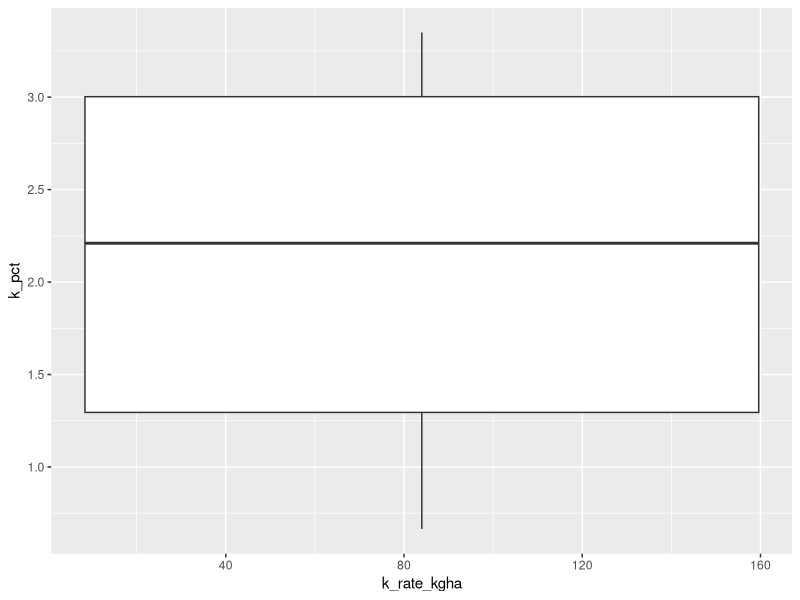
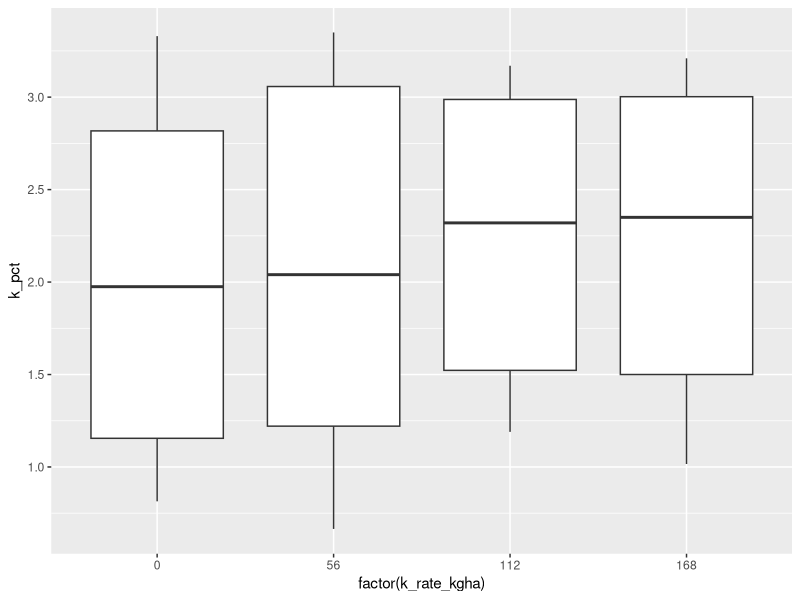
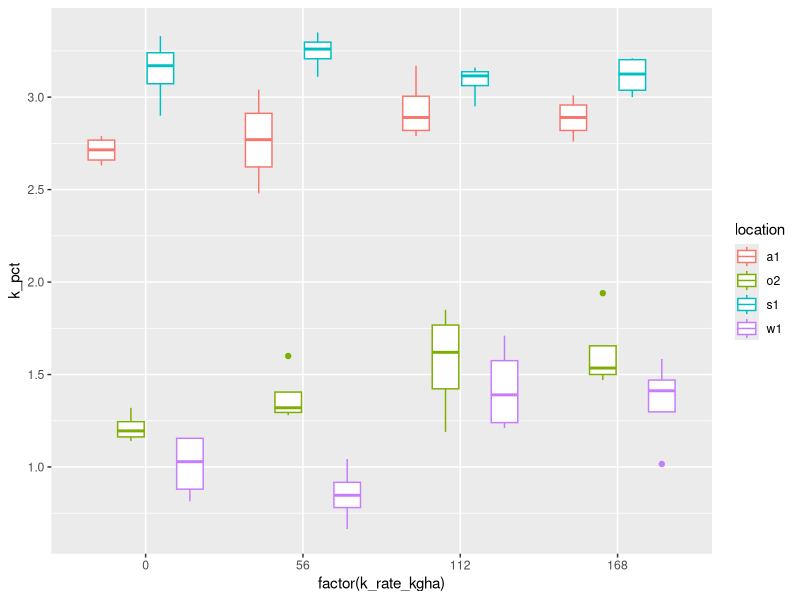
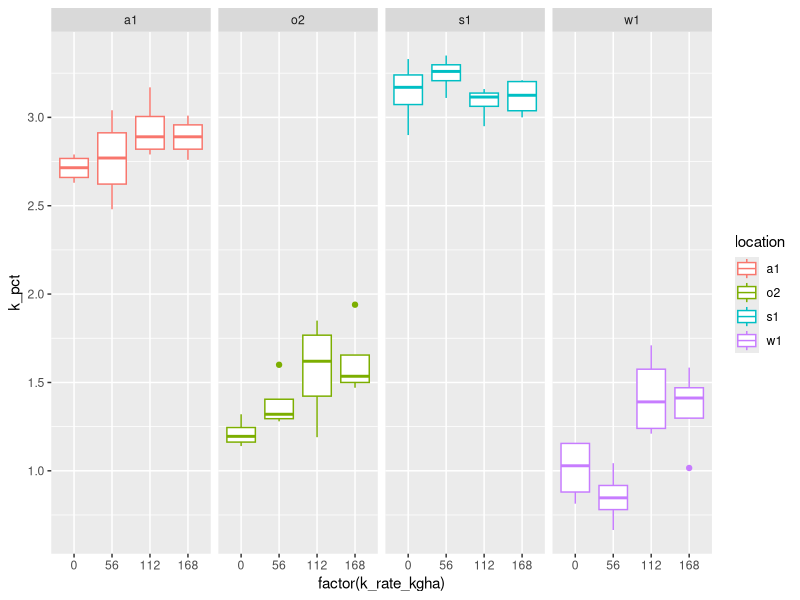
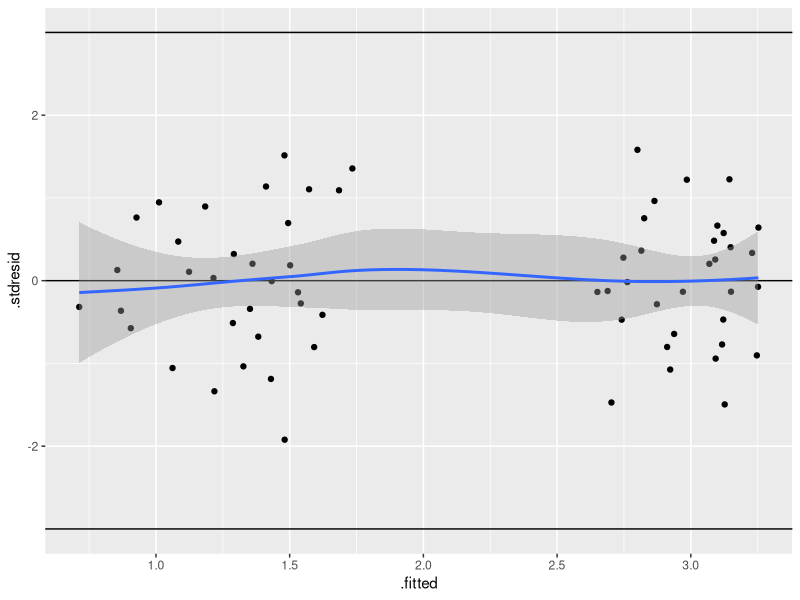
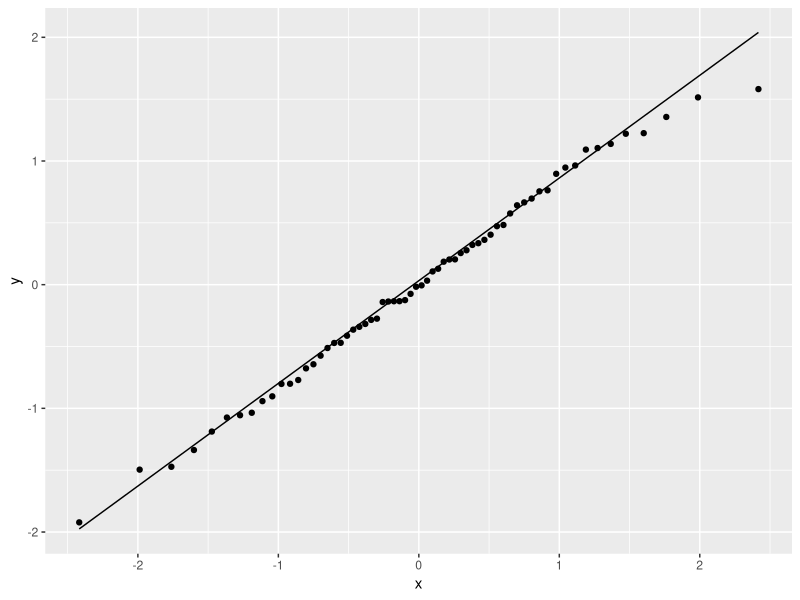
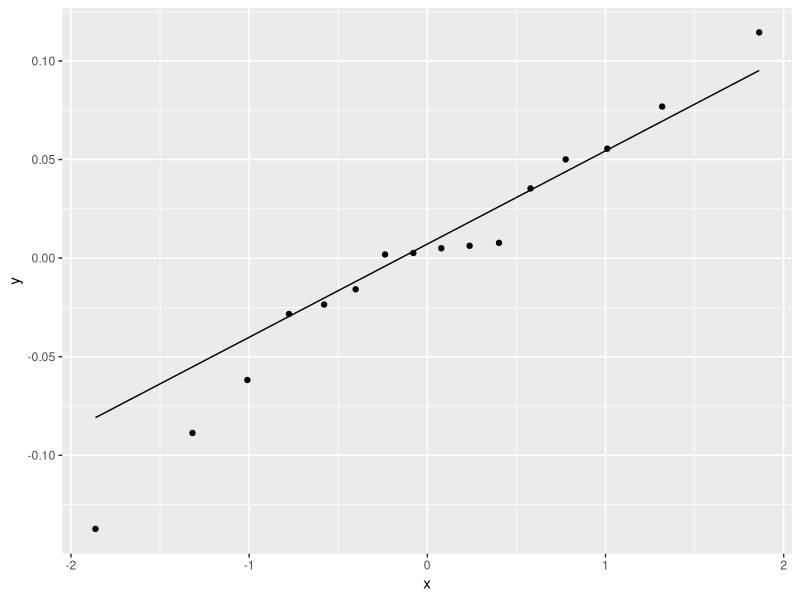
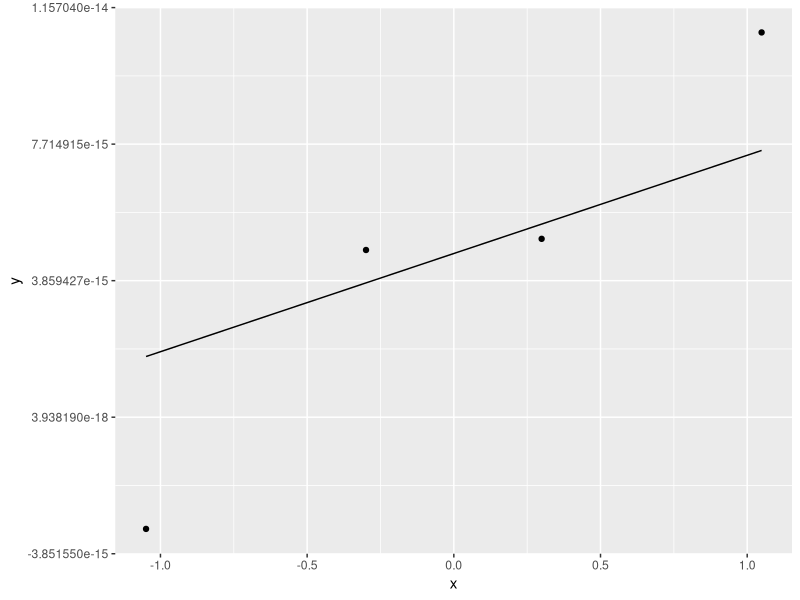

The R script that drew these images, in order:
## ---- chunk 1
# Loading packages (everytime you open R)
library(dplyr) # wrangling
library(tidyr) # wrangling
library(ggplot2) # plotting
library(readr) # to read files
library(lme4) # for mixed models
library(car) # Anova
library(broom.mixed) # model diagnostics
library(emmeans) # Anova means
library(multcomp) # pairwise comparisons
library(multcompView) # pairwise comparisons
library(ggthemes) # ggplot customization

## ---- chunk 2
soyk_w <- read.csv("../output/processed.csv")

# Checking first rows
soyk_w

## ---- chunk 3
ggplot(soyk_w, aes(x=k_rate_kgha,
                   y=k_pct))+
  geom_boxplot()
## ---- chunk 4
ggplot(soyk_w, aes(x=factor(k_rate_kgha),
                   y=k_pct))+
  geom_boxplot()
## ---- chunk 5
ggplot(soyk_w, aes(x=factor(k_rate_kgha),
                   y=k_pct
))+
  geom_boxplot(aes(color=location))
## ---- chunk 6
ggplot(soyk_w, aes(x=factor(k_rate_kgha),
                   y=k_pct
))+
  geom_boxplot(aes(color=location))+
  facet_grid(.~location)
## ---- chunk 7
# Creating Krate as categorical (factor), transforming other columns to factor

soyk_w2 <- soyk_w %>%
  mutate(fk_rate_kgha=factor(k_rate_kgha),
         frep=factor(rep),
         flocation=factor(location))

soyk_w2

glimpse(soyk_w2)
## ---- chunk 8
# Changing type of matrix restriction
options(contrasts = c("contr.sum", "contr.poly"))

# Running model
soyk_mod <- lmer(k_pct ~ (1|flocation/frep) + 
                   flocation*fk_rate_kgha,
                 data = soyk_w2 
)


## ---- chunk 9
Anova(soyk_mod, type = 3)
## ---- chunk 10
# Augmenting
soyk_mod_aug <- augment(soyk_mod)

# Adding Pearson's standardized residual
soyk_mod_aug$.stdresid <- resid(soyk_mod,
                                type = "pearson",
                                scaled = T)

## ---- chunk 11
ggplot(soyk_mod_aug, aes(x= .fitted,
                         y=.stdresid))+
  geom_point()+
  geom_hline(yintercept = c(-3,0,3))+
  geom_smooth()

## ---- chunk 12
ggplot(soyk_mod_aug, aes(sample = .stdresid))+
  stat_qq()+
  stat_qq_line()

## ---- chunk 13
randeff_locrep <- ranef(soyk_mod)[[1]]

ggplot(randeff_locrep, aes(sample = `(Intercept)` ))+
  stat_qq()+
  stat_qq_line()
## ---- chunk 14
randeff_loc <- ranef(soyk_mod)[[2]]

ggplot(randeff_loc, aes(sample = `(Intercept)` ))+
  stat_qq()+
  stat_qq_line()
## ---- chunk 15
soyk_means_locrate <- emmeans(soyk_mod,
                      ~fk_rate_kgha|flocation)
soyk_means_locrate
## ---- chunk 16
soyk_pwc_locrate <- cld(soyk_means_locrate,
                        adjust="none",
                        reversed = T,
                        Letters = letters
                        ) %>%
  as.data.frame()

soyk_pwc_locrate
## ---- chunk 17
soyk_w2 %>%
ggplot(aes(x=fk_rate_kgha,
                    y=k_pct))+
  geom_boxplot(aes(fill=flocation), 
               alpha=.7,
               show.legend = F)+
  scale_y_continuous(breaks = seq(.5,5,.2))+
  geom_label(data=soyk_pwc_locrate,
            aes(y=emmean,
                label=trimws(.group)),
            label.padding = unit(0.08, "lines")
            )+
  facet_wrap(~flocation,
             scales = "free",
             nrow=1)+
  labs(x=expression("K rate (kg"~ha^-1* ")"),
       y="Trifoliate K (%)")+
  theme_bw()+
  scale_fill_colorblind()

ggsave(filename = "../output/pubready.png", height = 4,
       width = 4
       )

## ---- chunk 18
